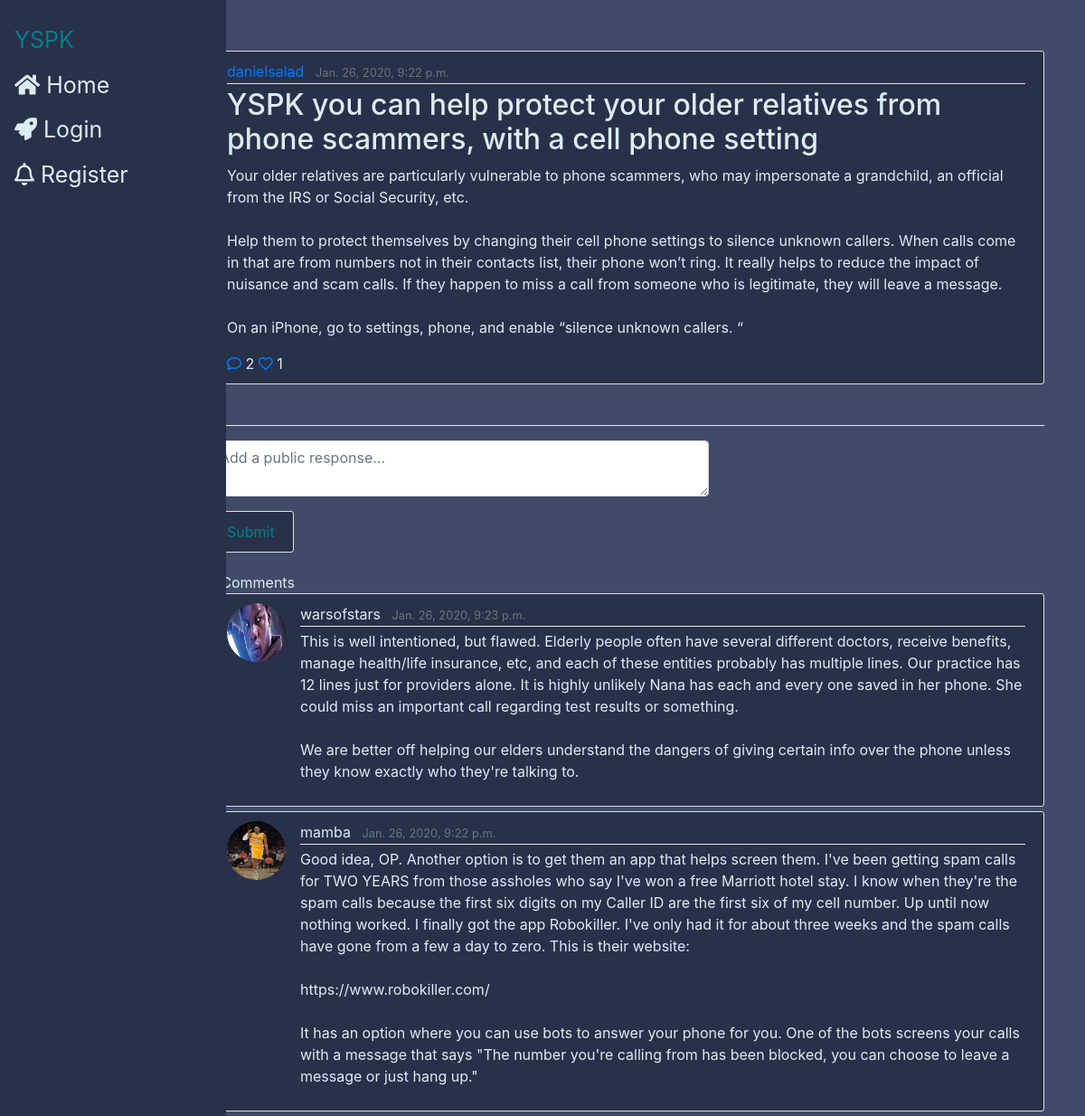
The app's page /post/59/ with its own data.
### feed/models.py (models this page shows, shortened)
class Post(models.Model):
    title = models.CharField(max_length=100)
    content = models.TextField()
    date_posted = models.DateTimeField(default=timezone.now)
    author = models.ForeignKey(User(), on_delete=models.CASCADE) #if a user is deleted, their posts are also deleted
    likes = models.ManyToManyField(User, related_name="likes", blank=True)
    def total_likes(self):
        return self.likes.count()
    def get_likers(self):
        return self.likes.all()

class Comment(models.Model):
    post=models.ForeignKey(Post, on_delete=models.CASCADE, related_name='comments')
    user =models.ForeignKey(User, on_delete=models.CASCADE)
    content = models.TextField()
    date_posted = models.DateTimeField(default=timezone.now)

### users/models.py (models this page shows, shortened)
class Profile(models.Model):
    user = models.OneToOneField(User, on_delete=models.CASCADE)
    image = models.ImageField(default='default.jpg', upload_to='profile_pics')

### feed/views.py (the view)
def post_detail(request, id):
    post = Post.objects.get(id=id)
    comments = Comment.objects.filter(post = post).order_by('-id')
    is_liked = False
    if post.likes.filter(id=request.user.id).exists():
        is_liked = True
    if request.method =='POST':
        comment_form = CommentForm(request.POST or None)
        if comment_form.is_valid():
            content=request.POST.get('content')
            comment = Comment.objects.create(post=post, user=request.user, content=content)
            comment.save()
    else:
        comment_form = CommentForm()
    context = {
        'post': post,
        'is_liked': is_liked,
        'total_likes':post.total_likes(),
        'comments':comments,
        'comment_form': comment_form,
    }
    if request.is_ajax():
        html = render_to_string('feed/comment_section.html', context, request=request)
        return JsonResponse({'form':html})
    return render(request, 'feed/post_detail.html', context)

### feed/forms.py
class CommentForm(forms.ModelForm):
    content = forms.CharField(label="", widget=forms.Textarea(attrs={'class': 'form-control', 'placeholder': 'Add a public response...', 'rows':2, 'cols':50}))
    class Meta:
        model = Comment
        fields = ('content',)

### feed/templates/feed/post_detail.html
{%extends "feed/base_temp.html"%}
{% block content %}
  <article class="media content-section" post-id="{{post.id}}"">
    <div class="media-body">
      <div class="article-metadata">
        <a class="mr-2" href="{% url 'user-posts' post.author %}">{{ post.author }}</a>
        <small class="text-muted">{{ post.date_posted }}</small>
      </div>
      <h2><a class="article-title" href="{% url 'post_detail' post.id %}">{{ post.title }}</a></h2>
      <p class="article-content">{{ post.content }}</p>
      <div id="interactions">
        {% include "feed/interactions.html" %}
      </div>
  </article>
<br>
<span><hr style="border-color: inherit"></span>
{% if not post.restrict_comment %}
  <div class="main-comment-section">
    {% include 'feed/comment_section.html' %}
  </div>
{% endif %}
{% endblock content%}

### feed/templates/feed/interactions.html (shortened to what this page needs)
  <a href="{% url 'post_detail' post.id %}" class="comment"><i class="far fa-comment"></i>
  <span class="total-likess">{{ post.comments.count }}
  <a href="" class="like">
    {% if request.user in post.get_likers %}
      <i class="heart fa fa-heart" style="color:#FF0000;"></i>
    {% else %}
      <i class="heart far fa-heart"></i>
    {% endif %}
  </a>
  <span class="total-likes">{{post.total_likes}} </span>

### feed/templates/feed/comment.html (shortened to what this page needs)
<article class="media content-section" id="{{comment.id}}">
  <img class="rounded-circle article-img" src="{{ comment.user.profile.image.url }}">
  <div class="media-body">
    <div class="article-metadata">
      <a class="mr-2" href="{% url 'user-posts' comment.user %}"><span class="username">{{ comment.user }}</span></a>
      <small class="text-muted">{{ comment.date_posted }}</small>
    </div>
    <p class="article-content">{{ comment.content}}</p>
  </div>
</article>

### feed/static/feed/main.css (style rules this page uses)
body { background: #404b69; color: #333333; margin-top: 3.5rem; }
h1, h2, h3, h4, h5, h6 { color: #444444; }
p, span, div { color: #dbedf3 }
.content-section { background: #283149; padding: 10px 20px; border: 1px solid #dddddd; border-radius: 3px; margin-bottom: 5px; }
.article-title { color: #dbedf3; }
.article-content { white-space: pre-line; }
.article-img { height: 65px; width: 65px; margin-right: 16px; }
.article-metadata { padding-bottom: 1px; margin-bottom: 4px; border-bottom: 1px solid #e3e3e3 }

### records on screen
Post: author "danielsalad", date_posted "Jan. 26, 2020, 9:22 p.m.", title "YSPK you can help protect your older relatives from phone scammers, with a cell phone setting", content "Your older relatives are particularly vulnerable to phone scammers, who may impersonate a grandchild, an official from the IRS or Social Security, etc. Help them to protect themselves by changing their cell phone settings to silence unknown callers. When calls come in that are from numbers not in their contacts list, their phone won’t ring. It really helps to reduce the impact of nuisance and scam calls. If they happen to miss a call from someone who is legitimate, they will leave a message. On an iPhone, go to settings, phone, and enable “silence unknown callers. “", comments.count "2", total_likes "1"
Comment: user.profile.image (picture), user "warsofstars", date_posted "Jan. 26, 2020, 9:23 p.m.", content "This is well intentioned, but flawed. Elderly people often have several different doctors, receive benefits, manage health/life insurance, etc, and each of these entities probably has multiple lines. Our practice has 12 lines just for providers alone. It is highly unlikely Nana has each and every one saved in her phone. She could miss an important call regarding test results or something. We are better off helping our elders understand the dangers of giving certain info over the phone unless they know exactly who they're talking to."
Comment: user.profile.image (picture), user "mamba", date_posted "Jan. 26, 2020, 9:22 p.m.", content "Good idea, OP. Another option is to get them an app that helps screen them. I've been getting spam calls for TWO YEARS from those assholes who say I've won a free Marriott hotel stay. I know when they're the spam calls because the first six digits on my Caller ID are the first six of my cell number. Up until now nothing worked. I finally got the app Robokiller. I've only had it for about three weeks and the spam calls have gone from a few a day to zero. This is their website: https://www.robokiller.com/ It has an option where you can use bots to answer your phone for you. One of the bots screens your calls with a message that says \"The number you're calling from has been blocked, you can…"
